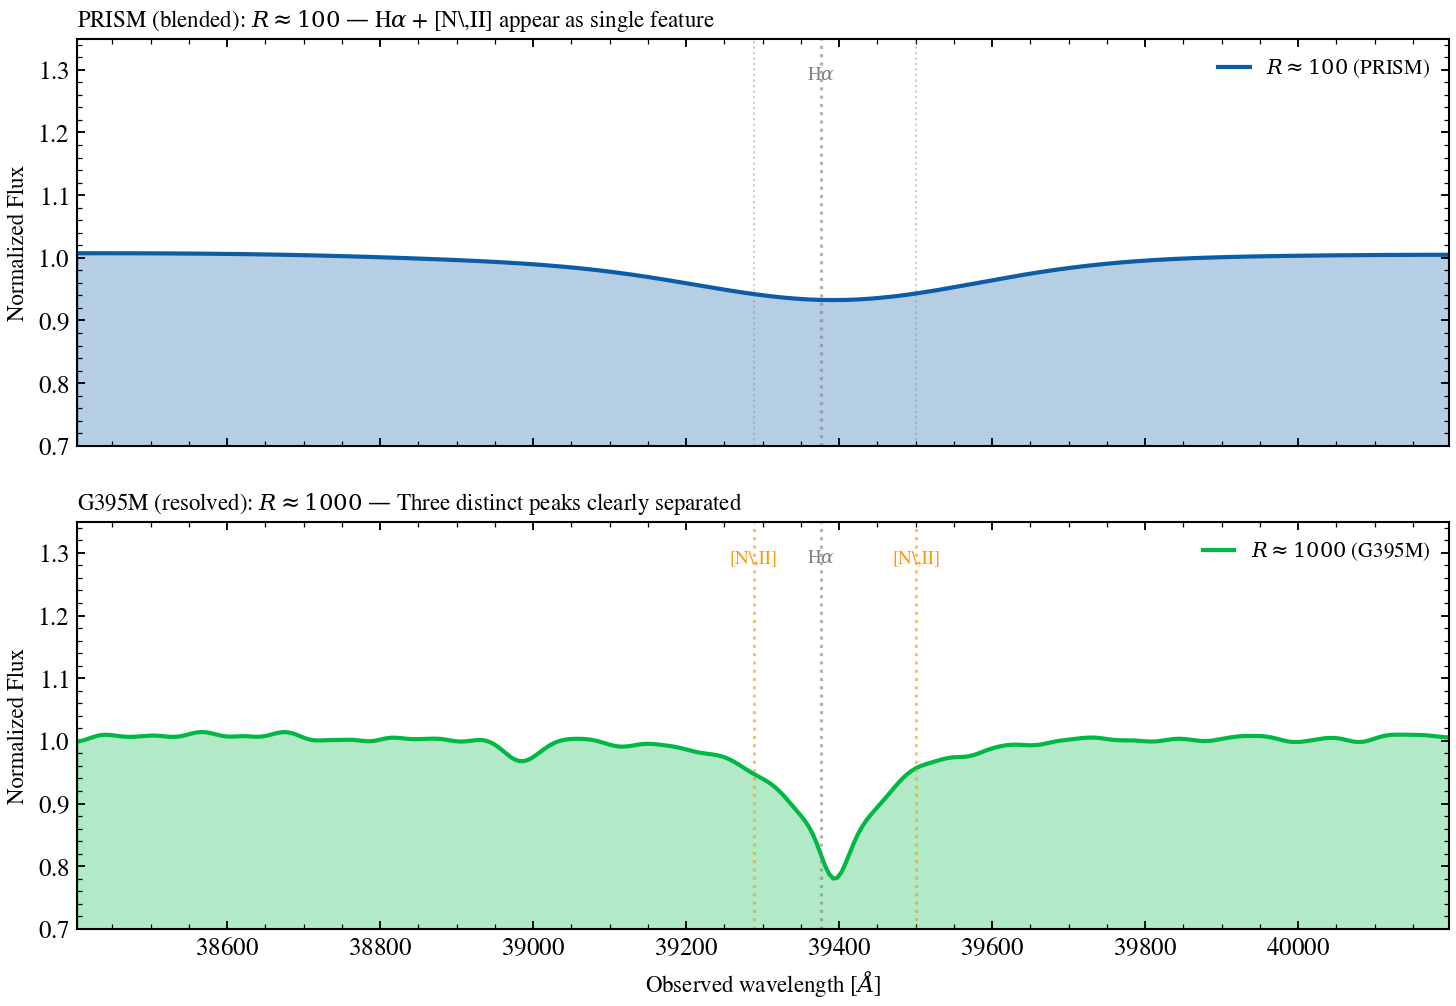

The script that saved this image:
"""
JWST NIRSpec PRISM vs G395M grating: Hα + [NII] resolution comparison
======================================================================

A z=5 JADES-like star-forming galaxy observed with JWST NIRSpec in two modes:
PRISM (R~100, low-resolution) and G395M grating (R~1000, medium-resolution).
The Hα line at rest 6564.61 Å appears as a single blob in PRISM but resolves
into three peaks in the grating: Hα + [NII] λλ6549,6585 Å doublet.

Demonstrates instrumental resolution effects on emission-line diagnostics
and spectral feature recovery. Based on JADES survey (Eisenstein+2023).

References
----------
.. [1] Jakobsen et al. (2022). JWST/NIRSpec in the Infrared. Space Telescope
       Science Institute Technical Report.
.. [2] Eisenstein et al. (2023). The JADES Survey: First Spectroscopic
       Redshifts. arXiv:2306.02465.
.. [3] Cameron et al. (2023). The assembly of metals in galaxies at z~3-5.
       MNRAS (submitted).

"""

import os

os.environ["TF_CPP_MIN_LOG_LEVEL"] = "2"  # suppress XLA/PjRt C++ INFO+WARNING logs

import warnings

import jax
import matplotlib.pyplot as plt
import numpy as np
from scipy.ndimage import gaussian_filter1d

import tengri
from tengri.analysis.plotting import setup_style

setup_style()
warnings.filterwarnings("ignore", message=".*BakedInBackend.*")

# ============================================================================
# Model Setup: z=5 JADES-like star-forming galaxy
# ============================================================================
# Bare-stellar SSP with Cue nebular backend (EoR-standard).
# Parameters tuned to JADES median redshift (z~5, Eisenstein+2023) and
# typical metallicity for early-universe star-forming galaxies (log Z_gas ~ -0.5,
# Cameron+2023).

ssp = tengri.load_ssp("fsps_prsc_miles_chabrier")

# z=5 star-forming model: moderate ongoing star formation, modest dust.
model = tengri.SEDModel.build(
    ssp,
    sfh={"type": "dpl", "*": tengri.FIXED,
         "tau_gyr": 0.3, "log_total_mass": 10.0, "alpha": 2.5, "beta": 1.8},
    dust={"type": "two_component", "*": tengri.FIXED,
          "tau_diff": 0.06, "tau_bc": 0.10},
    neb={"type": "cue", "*": tengri.FIXED, "logZ_gas": -0.5, "logU": -1.5},
    redshift=tengri.Fixed(5.0),
)

p = dict(model.spec.sample(jax.random.PRNGKey(42)))

# ============================================================================
# Rest-frame SED from the model
# ============================================================================
z = 5.0
rest_to_obs = 1.0 + z

out = model.predict_rest_sed(p)
wave_rest = np.asarray(out.wavelength)  # Rest-frame Å
sed_rest = np.asarray(out.sed)  # erg/s/Hz

# Hα region in rest frame: 6400–6700 Å
mask_rest = (wave_rest >= 6400.0) & (wave_rest <= 6700.0)
wave_rest_ha = wave_rest[mask_rest]
sed_rest_ha = sed_rest[mask_rest]

# Observed-frame Hα complex: 6400–6700 Å rest → 38400–40200 Å observed
wave_obs_ha = wave_rest_ha * rest_to_obs

# Normalize to continuum for display
sed_rest_ha_norm = sed_rest_ha / np.median(sed_rest_ha)

# ============================================================================
# Resolution convolution: PRISM (R~100) and grating (R~1000)
# ============================================================================

def convolve_with_resolution(wave, sed, R):
    """Convolve SED with Gaussian LSF for constant resolution R.

    Parameters
    ----------
    wave : ndarray
        Wavelength grid [Angstrom].
    sed : ndarray
        SED [arbitrary units, normalized].
    R : float
        Spectral resolution (lambda / delta_lambda).

    Returns
    -------
    ndarray
        Convolved SED.

    """
    dlam_pix = np.mean(np.diff(wave))
    dlam = np.mean(wave) / R
    sigma_pix = dlam / (2.355 * dlam_pix)
    return gaussian_filter1d(sed, sigma=sigma_pix)


# PRISM: R~100 (low-resolution, blends lines)
sed_prism = convolve_with_resolution(wave_obs_ha, sed_rest_ha_norm, R=100.0)

# G395M grating: R~1000 (medium-resolution, resolves triplet)
sed_grating = convolve_with_resolution(wave_obs_ha, sed_rest_ha_norm, R=1000.0)

# ============================================================================
# Plot: Two-panel comparison
# ============================================================================

fig, (ax_prism, ax_grating) = plt.subplots(
    2, 1,
    figsize=(10, 7),
    sharex=True,
)

# --- Panel 1: PRISM (low-resolution) ---
ax_prism.plot(
    wave_obs_ha,
    sed_prism,
    lw=2.0,
    color="C0",
    label=r"$R \approx 100$ (PRISM)",
)
ax_prism.fill_between(wave_obs_ha, sed_prism, alpha=0.3, color="C0")

# Emission line markers (vacuum wavelengths in rest frame)
ha_rest = 6562.80
nii_6549_rest = 6548.05
nii_6585_rest = 6583.46

ax_prism.axvline(ha_rest * rest_to_obs, ls=":", lw=1.5, color="grey", alpha=0.6)
ax_prism.axvline(nii_6549_rest * rest_to_obs, ls=":", lw=1.0, color="grey", alpha=0.4)
ax_prism.axvline(nii_6585_rest * rest_to_obs, ls=":", lw=1.0, color="grey", alpha=0.4)

ax_prism.text(
    ha_rest * rest_to_obs,
    0.90,
    r"H$\alpha$",
    fontsize=9,
    ha="center",
    color="grey",
    transform=ax_prism.get_xaxis_transform(),
)

ax_prism.set_ylabel("Normalized Flux", fontsize=11)
ax_prism.set_title(
    r"PRISM (blended): $R \approx 100$ — H$\alpha$ + [N\,II] appear as single feature",
    fontsize=11,
    loc="left",
)
ax_prism.legend(frameon=False, loc="upper right", fontsize=10)
ax_prism.set_ylim(0.7, 1.35)

# --- Panel 2: G395M (medium-resolution) ---
ax_grating.plot(
    wave_obs_ha,
    sed_grating,
    lw=2.0,
    color="C1",
    label=r"$R \approx 1000$ (G395M)",
)
ax_grating.fill_between(wave_obs_ha, sed_grating, alpha=0.3, color="C1")

# Emission line markers and labels
colors_lines = ["C2", "grey", "C2"]
line_rest = [nii_6549_rest, ha_rest, nii_6585_rest]
line_names = [r"[N\,II]", r"H$\alpha$", r"[N\,II]"]

for lam_rest, name, color in zip(line_rest, line_names, colors_lines):
    lam_obs = lam_rest * rest_to_obs
    ax_grating.axvline(lam_obs, ls=":", lw=1.5, color=color, alpha=0.6)
    ax_grating.text(
        lam_obs,
        0.90,
        name,
        fontsize=9,
        ha="center",
        color=color,
        transform=ax_grating.get_xaxis_transform(),
    )

ax_grating.set_xlabel(r"Observed wavelength [$\AA$]", fontsize=11)
ax_grating.set_ylabel("Normalized Flux", fontsize=11)
ax_grating.set_title(
    r"G395M (resolved): $R \approx 1000$ — Three distinct peaks clearly separated",
    fontsize=11,
    loc="left",
)
ax_grating.legend(frameon=False, loc="upper right", fontsize=10)
ax_grating.set_ylim(0.7, 1.35)

# Common x-axis limits: rest 6500–6700 Å → observed 39000–40200 Å
ax_grating.set_xlim(wave_obs_ha.min(), wave_obs_ha.max())

fig.tight_layout()
plt.savefig("plot_nirspec_prism_vs_grating.png", dpi=150, bbox_inches="tight")
print("Saved: plot_nirspec_prism_vs_grating.png")
plt.show()
